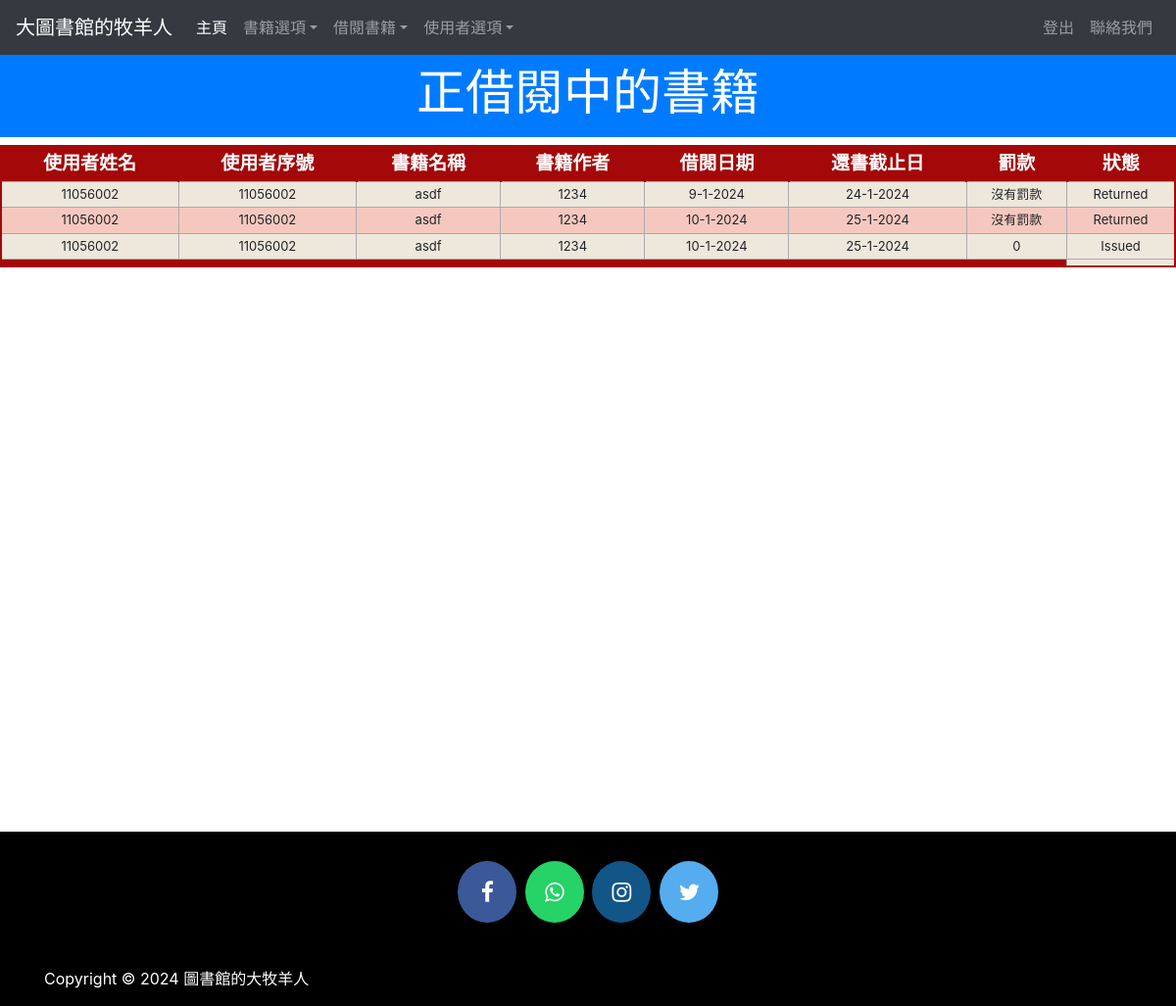
The page /viewissuedbook (signed in) on the database its author committed.
### library/models.py (models this page shows, shortened)
class StudentExtra(models.Model):
    user=models.OneToOneField(User,on_delete=models.CASCADE)
    enrollment = models.CharField(max_length=40)
    branch = models.CharField(max_length=40)
    @property
    def get_name(self):
        return self.user.first_name

class Book(models.Model):
    catchoice= [
        ('education', '教育'),
        ('entertainment', '娛樂'),
        ('comics', '漫畫'),
        ('biography', '生物'),
        ('history', '歷史'),
        ]
    name=models.CharField(max_length=30)
    isbn=models.PositiveIntegerField()
    author=models.CharField(max_length=40)
    category=models.CharField(max_length=30,choices=catchoice,default='education')

class IssuedBook(models.Model):
    enrollment=models.CharField(max_length=30)
    isbn=models.CharField(max_length=30)
    issuedate=models.DateField(auto_now=True)
    expirydate=models.DateField(default=get_expiry)
    statuschoice= [
        ('Issued', 'Issued'),
        ('Returned', 'Returned'),
        ]
    status=models.CharField(max_length=20,choices=statuschoice,default="Issued")

### library/views.py (the view)
# urls.py: path('viewissuedbook', views.viewissuedbook_view),
@login_required(login_url='adminlogin')
@user_passes_test(is_admin)
def viewissuedbook_view(request):
    issuedbooks=models.IssuedBook.objects.all()
    li=[]
    for ib in issuedbooks:
        issdate=str(ib.issuedate.day)+'-'+str(ib.issuedate.month)+'-'+str(ib.issuedate.year)
        expdate=str(ib.expirydate.day)+'-'+str(ib.expirydate.month)+'-'+str(ib.expirydate.year)
        days=(date.today()-ib.issuedate)
        print(date.today())
        d=days.days
        fine=0
        if d>15:
            day=d-15
            fine=day*10
        books=list(models.Book.objects.filter(isbn=ib.isbn))
        students=list(models.StudentExtra.objects.filter(enrollment=ib.enrollment))
        i=0
        for l in books:
            t=(students[i].get_name,students[i].enrollment,books[i].name,books[i].author,issdate,expdate,fine,ib.status)
            i=i+1
            li.append(t)
    return render(request,'library/viewissuedbook.html',{'li':li})

### library/views.py (called while the page is built)
def is_admin(user):
    if user.is_superuser or user.is_staff:
        return True
    else:
        return False

### library/templates/library/viewissuedbook.html (shortened to what this page needs)
<!DOCTYPE html>
<html lang="en" dir="ltr">
  <head>
  </head>
  <body>
    {% include "library/navbaradmin.html" %}
    <br>
    <br>
    <h3 class="p-3 mb-2 bg-primary text-white" style = 'font-size: 50px;text-align:center;margin-bottom:0px;'>正借閱中的書籍</h3>
{% if li%}
    <table class="redTable">
    <thead>
    <tr>
    <th>使用者姓名</th>
    <th>使用者序號</th>
    <th>書籍名稱</th>
    <th>書籍作者</th>
    <th>借閱日期</th>
    <th>還書截止日</th>
    <th>罰款</th>
    <th>狀態</th>
    </tr>
    </thead>
    <tfoot>
    <tr>
    <td colspan="7">
    </td>
    </tr>
    </tfoot>
    <tbody>
      {% for t in li %}
        <tr>
          <td>{{t.0}}</td>
          <td>{{t.1}}</td>
          <td>{{t.2}}</td>
          <td>{{t.3}}</td>
          <td>{{t.4}}</td>
          <td>{{t.5}}</td>
          <td> {% if t.7 == "Returned" %}
            沒有罰款
            {% else %}
            {{t.6}}
          {% endif %}</td>
          <td>{{t.7}}</td>
        </tr>
        {%endfor%}
    </tbody>
    </table>
    {%else%}
    <h1> 0 book Issued</h1>
    {%endif%}
    <br><br><br><br><br><br><br><br><br>
    <br><br><br><br><br><br><br><br><br>
    <br><br><br><br><br><br>
  {% include "library/footer.html" %}
  </body>
</html>

### library/templates/library/viewissuedbook.html (style rules this page uses)
table.redTable { border: 2px solid #A40808; background-color: #EEE7DB; width: 100%; text-align: center; border-collapse: collapse; }
table.redTable td, table.redTable th { border: 1px solid #AAAAAA; padding: 3px 2px; }
table.redTable tbody td { font-size: 13px; }
table.redTable tr:nth-child(even) { background: #F5C8BF; }
table.redTable thead { background: #A40808; }
table.redTable thead th { font-size: 19px; font-weight: bold; color: #FFFFFF; text-align: center; border-left: 2px solid #A40808; }
table.redTable thead th:first-child { border-left: none; }
table.redTable tfoot { font-size: 13px; font-weight: bold; color: #FFFFFF; background: #A40808; }
table.redTable tfoot td { font-size: 13px; }

### rows shown on the page
StudentExtra: enrollment "11056002" "11056002" "11056002"
Book: name "asdf" "asdf" "asdf", author "1234" "1234" "1234"
IssuedBook: status "Returned"
IssuedBook: status "Returned"
IssuedBook: status "Issued"

### other values the page prints
{{ t.0 }} "11056002" "11056002" "11056002"
{{ t.4 }} "9-1-2024" "10-1-2024" "10-1-2024"
{{ t.5 }} "24-1-2024" "25-1-2024" "25-1-2024"
{{ t.6 }} "0"
